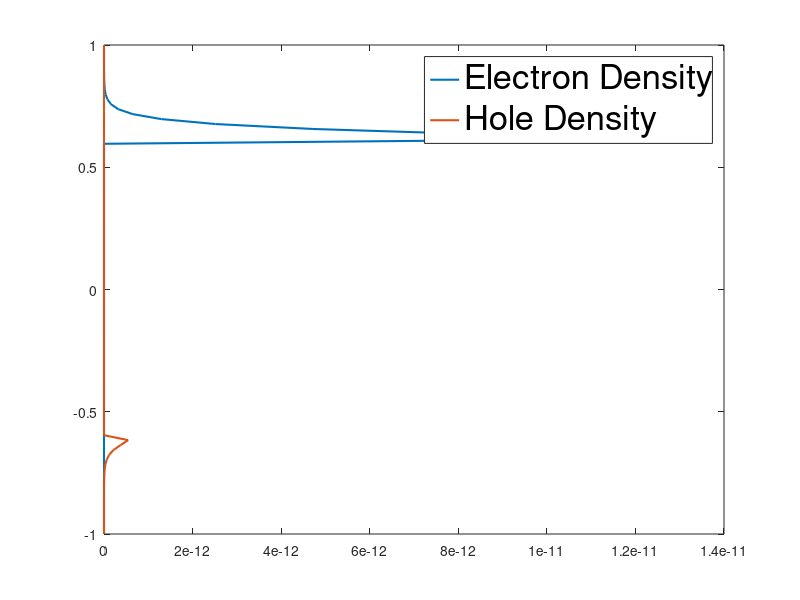

Recreate this plot in MATLAB. (Note: this script raises an error after producing the figure.)
#To clear the text and close all windows
clc; clear; close;

#Declaring Constants
e = 1.602e-19;
kb = 1.3806e-23;
m= 9.31e-31;
h=6.582e-16;

#Energy levels 
Ev = -0.6;
Ec = 0.6;

#Fermi Level
Ef = 0.04;

#Declaring the energy array
E = linspace(-1, 1);

#Temperature variable
T = 300;

#For electron density at room temperature
#Loop to calculate probability, density of states and electron density for each energy in E
for i = 1 : length(E)
  	
	#From Fermi-Dirac Statistics
  	F(i) = (1 / (1 + exp(e * (E(i) - Ef) / (kb * T)))); 

  	#Density of states
  	D(i) = (1 / (2 * pi * pi)) * ((2 * m / (h * h))^1.5) * (E(i) - Ec)^0.5;

  	#Electron Density
  	N(i) = F(i) * D(i);

endfor

#Plotting for electron density
plot(N, E, 'linewidth', 1.5)

hold on 

#For hole density
#Loop to calculate probability, density of states and hole density for each energy in E
for i = 1 : length(E)

	#From Fermi-Dirac Statistics
	#But for hole, the probability is 1 - F(i) 
  	F(i) = (1 / (1 + exp((E(i) - Ef) * e / (kb * T)))); 

  	#Density of states
  	D(i) = (1 / (2 * pi * pi)) * ((2 * m / (h * h))^1.5) * (Ev - E(i))^0.5;

  	#Hole density
  	N(i) = (1 - F(i)) * D(i);

endfor

#Plotting for hole density
plot(N, E, 'linewidth', 1.5)

hold off

#Legend for the graph
legend('Electron Density', 'Hole Density', 'fontsize', 25);

#Title
title('Energy of Carrier vs Density of Carrier',' fontsize', 30);

#Label for x-axis
xlabel('Density', 'fontsize', 25);

#Label for y-axis
ylabel('Energy(in eV)', 'fontsize', 25);